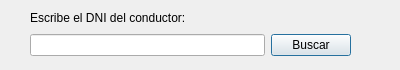
<?xml version="1.0" encoding="UTF-8"?>
<ui version="4.0">
 <class>dlgBuscar</class>
 <widget class="QDialog" name="dlgBuscar">
  <property name="windowModality">
   <enum>Qt::ApplicationModal</enum>
  </property>
  <property name="geometry">
   <rect>
    <x>0</x>
    <y>0</y>
    <width>400</width>
    <height>70</height>
   </rect>
  </property>
  <property name="minimumSize">
   <size>
    <width>400</width>
    <height>70</height>
   </size>
  </property>
  <property name="maximumSize">
   <size>
    <width>400</width>
    <height>70</height>
   </size>
  </property>
  <property name="windowTitle">
   <string>Buscar</string>
  </property>
  <property name="windowIcon">
   <iconset>
    <normaloff>../img/lupa.ico</normaloff>../img/lupa.ico</iconset>
  </property>
  <widget class="QWidget" name="horizontalLayoutWidget">
   <property name="geometry">
    <rect>
     <x>30</x>
     <y>30</y>
     <width>321</width>
     <height>31</height>
    </rect>
   </property>
   <layout class="QHBoxLayout" name="horizontalLayout">
    <item>
     <widget class="QLineEdit" name="textoBuscarDlg"/>
    </item>
    <item>
     <widget class="QPushButton" name="botonBuscarDlg">
      <property name="text">
       <string>Buscar</string>
      </property>
      <property name="icon">
       <iconset>
        <normaloff>../img/lupa.ico</normaloff>../img/lupa.ico</iconset>
      </property>
     </widget>
    </item>
   </layout>
  </widget>
  <widget class="QLabel" name="lblBuscarInfo">
   <property name="geometry">
    <rect>
     <x>30</x>
     <y>10</y>
     <width>201</width>
     <height>16</height>
    </rect>
   </property>
   <property name="text">
    <string>Escribe el DNI del conductor:</string>
   </property>
  </widget>
 </widget>
 <resources/>
 <connections/>
</ui>
